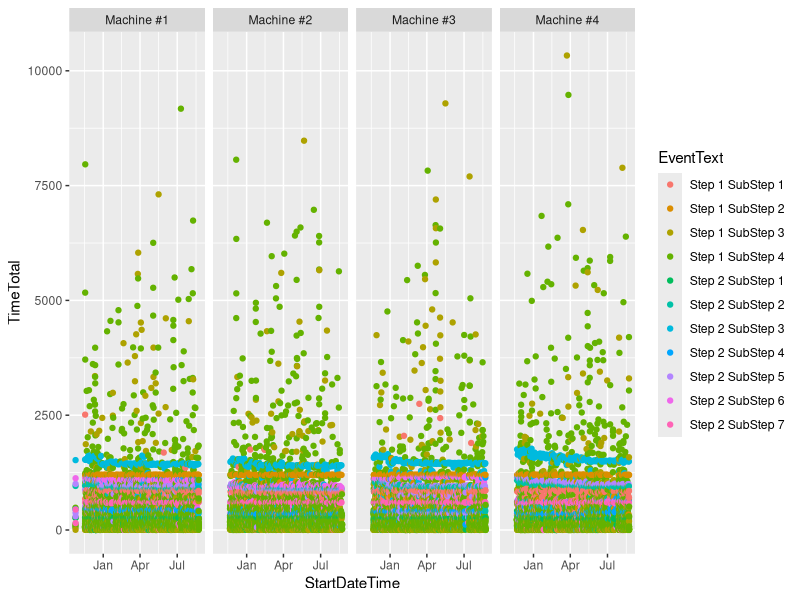

The R script that drew this image:
## ---- chunk 1
library(tidyverse)
# data frame containing information from multiple sensors
read_csv("DF_Data.csv") %>% head(6)
# data frame containing equipment information
read_csv("DF_EquipmData.csv") %>% head(3)
# data frame containing Event Names
read_csv("DF_EvCodeData.csv") %>% head(3)
## ---- chunk 2
# data frame containing equipment information
DF_Equipm <- read_csv("DF_EquipmData.csv")
# data frame containing Event Names
DF_EvCode <- read_csv("DF_EvCodeData.csv")
## ---- chunk 3
# Data manipulation and saving to the DF_TEMP
DF_TEMP <- read_csv("DF_Data.csv") %>% 
  # arrange by date 
  arrange(StartDateTime) %>% 
  # join to decode equipment serial number
  inner_join(DF_Equipm, by = "IDEquipment") %>% 
  # select only column needed
  select(StartDateTime, Name, EventCode, TimeTotal) %>% 
  # join to decode Event Code meaning
  inner_join(DF_EvCode, by = "EventCode") %>% 
  # select only column needed
  select(StartDateTime, Name, EventCode, TimeTotal, EventText)
# ================================= 
# 
head(DF_TEMP)
## ---- chunk 4
# read data and arrange by start date time and ouput only 6 rows...
read_csv("DF_Data.csv") %>% 
  # arrange by date 
  arrange(StartDateTime) %>% head()
## ---- chunk 5
read_csv("DF_Data.csv") %>% 
  # arrange by date 
  arrange(StartDateTime) %>% 
  # join to decode equipment serial number
  inner_join(DF_Equipm, by = "IDEquipment") %>% head()
## ---- chunk 6
read_csv("DF_Data.csv") %>% 
  # arrange by date 
  arrange(StartDateTime) %>% 
  # join to decode equipment serial number
  inner_join(DF_Equipm, by = "IDEquipment") %>% 
  # select only column needed
  select(StartDateTime, Name, EventCode, TimeTotal) %>% 
  # join to decode Event Code meaning
  inner_join(DF_EvCode, by = "EventCode") %>% head()
## ---- chunk 7
read_csv("DF_Data.csv") %>% 
  # arrange by date 
  arrange(StartDateTime) %>% 
  # join to decode equipment serial number
  inner_join(DF_Equipm, by = "IDEquipment") %>% 
  # select only column needed
  select(StartDateTime, Name, EventCode, TimeTotal) %>% 
  # join to decode Event Code meaning
  inner_join(DF_EvCode, by = "EventCode") %>% 
  # select only column needed
  select(StartDateTime, TimeTotal, Name, EventText) %>% head()
## ---- chunk 8
read_csv("DF_Data.csv") %>% 
  # join to decode equipment serial number
  inner_join(DF_Equipm, by = "IDEquipment") %>% 
  # select only column needed
  select(StartDateTime, Name, EventCode, TimeTotal) %>% 
  # join to decode Event Code meaning
  inner_join(DF_EvCode, by = "EventCode") %>% 
  # select only column needed
  select(StartDateTime, TimeTotal, Name, EventText) %>% 
  # arrange by date 
  arrange(StartDateTime) %>% 
  # make a plot
  ggplot(aes(x = StartDateTime, y = TimeTotal, col = EventText)) + geom_point()+
  facet_grid(.~Name)
